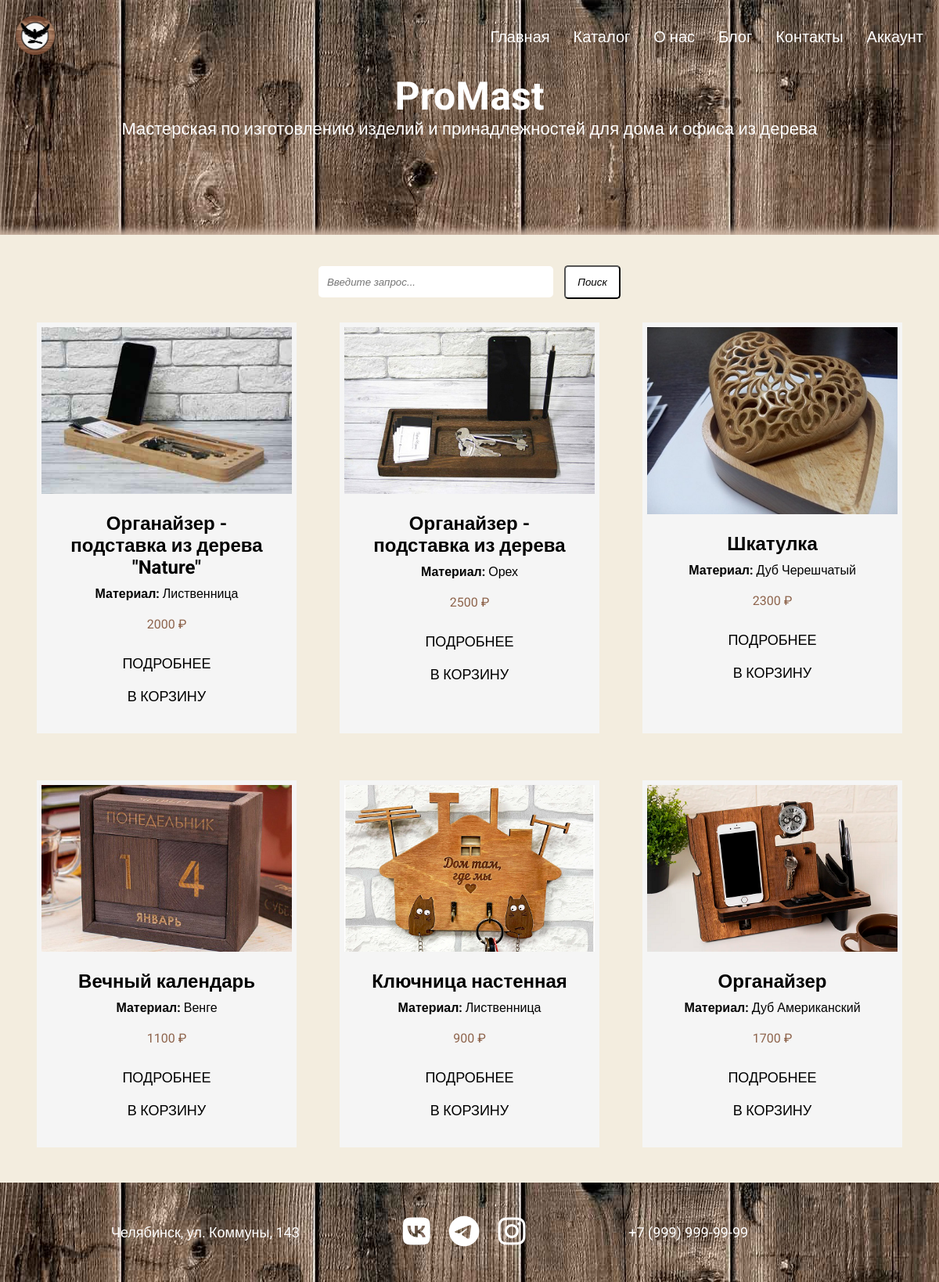
/catalog/, run on an earlier commit of the app's database.
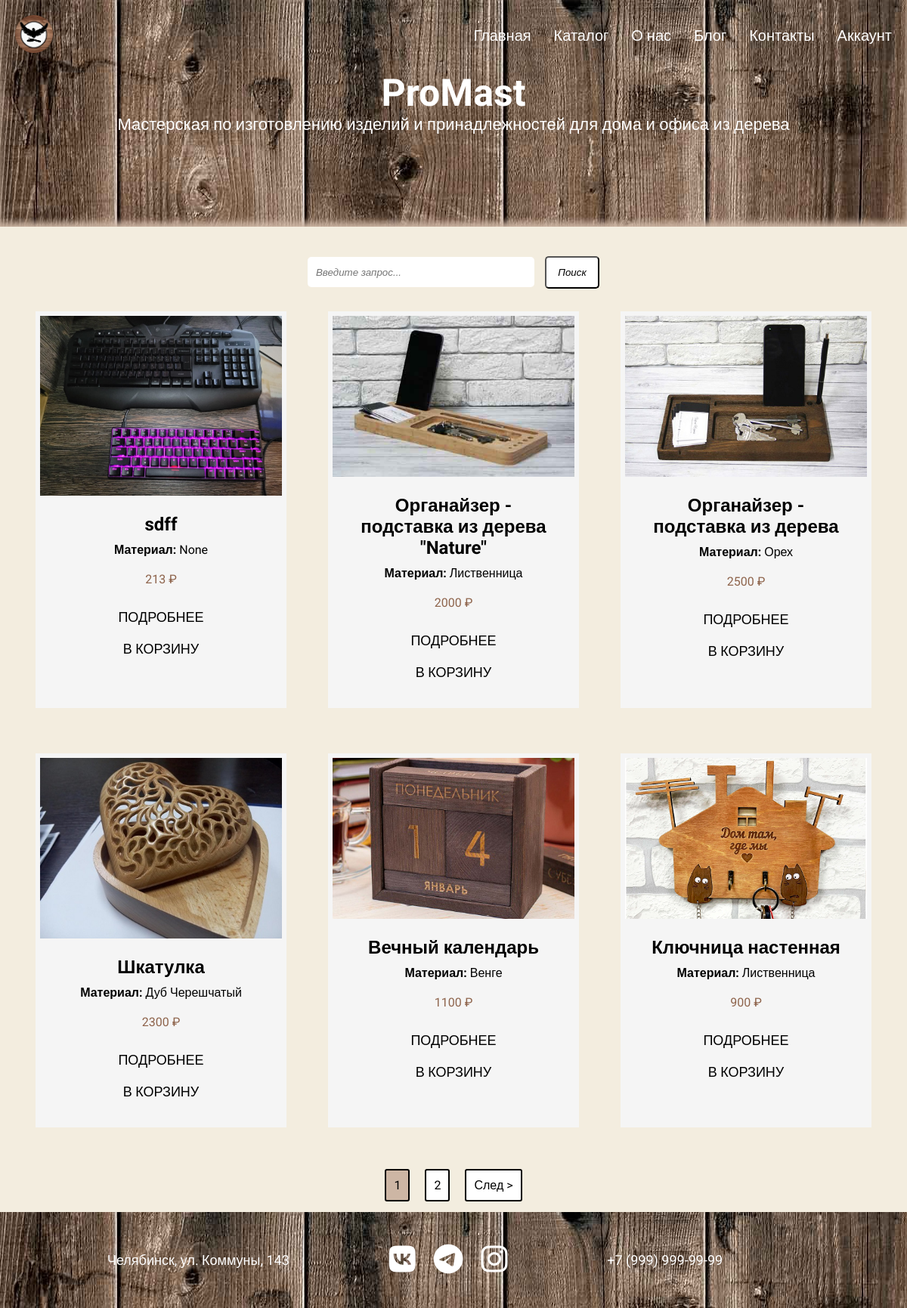
And on a later commit of the database.
### portfolio/models.py (models this page shows, shortened)
class Works(models.Model):
    title = models.CharField(max_length=100, verbose_name='Название')
    description = models.TextField(null=True, blank=True, verbose_name='Описание')
    image_1 = models.ImageField(upload_to='portfolio/%Y/%m/%d/', null=True, blank=True, verbose_name='Изображение 1')
    image_2 = models.ImageField(upload_to='portfolio/%Y/%m/%d/', null=True, blank=True, verbose_name='Изображение 2')
    image_3 = models.ImageField(upload_to='portfolio/%Y/%m/%d/', null=True, blank=True, verbose_name='Изображение 3')
    top_sales = models.ManyToManyField('Top', blank=True, verbose_name='Популярное')
    created = models.DateTimeField(auto_now_add=True, verbose_name='Дата публикации')
    price = models.IntegerField(default=0, verbose_name='Цена')
    material = models.CharField(max_length=100, null=True, blank=True, verbose_name='Материал')
    class Meta:
        ordering = ['-created']
        verbose_name = "Проект"
        verbose_name_plural = "Проекты"

### portfolio/views.py (the view)
# urls.py: path('catalog/', views.catalog, name='catalog'),
def catalog(request):
    works, search_query = search_works(request)
    custom_range, works = paginate_works(request, works, 6)
    context = {
        'works': works,
        'search_query': search_query,
        'custom_range': custom_range,
    }
    return render(request, 'portfolio/catalog.html', context)

### portfolio/utils.py (called while the page is built)
def search_works(request):
    search_query = ''
    if request.GET.get('search_query'):
        search_query = request.GET.get('search_query')
    works = Works.objects.distinct().filter(Q(title__icontains=search_query) |
                                            Q(material__icontains=search_query))
    return works, search_query

def paginate_works(request, works, results):
    page = request.GET.get('page', 1)
    paginator = Paginator(works, results, allow_empty_first_page=True)
    works = paginator.get_page(page)
    left_index = int(page) - 4
    if left_index < 1:
        left_index = 1
    right_index = int(page) + 5
    if right_index > paginator.num_pages:
        right_index = paginator.num_pages + 1
    custom_range = range(left_index, right_index)
    return custom_range, works

### portfolio/templates/portfolio/catalog.html
{% extends 'portfolio/base.html' %}
{% block content %}
<section class="block__search">
  <div class="container">
    <form id="search" class="form" action="{% url 'catalog' %}" method="get">
      <div class="form__field">
        <input class="input__text" type="text" name="search_query" value="{{search_query}}"
               placeholder=" Введите запрос..."/>
        <input class="search__btn" type="submit" value="Поиск"/>
      </div>
    </form>
  </div>
</section>
<section class="block__works">
  <div class="container">
    <div class="works">
      {% for work in works %}
      <div class="element">
        <div>
          <img src="{{ work.image_1.url }}" alt="image">
        </div>
        <div class="text">
          <h2>{{ work.title }}</h2>
          <p><span class="material">Материал:</span> {{ work.material }}</p>
          <p class="price">{{ work.price }} &#8381</p>
          <div class="btn">
            <a href="{% url 'work-main' work.id %}">Подробнее</a>
          </div>
          <div class="btn">
            <a href="">В корзину</a>
          </div>
        </div>
      </div>
      {% endfor %}
    </div>
  </div>
</section>
{% include 'portfolio/pagination.html' with queryset=works custom_range=custom_range %}
{% endblock %}

### portfolio/templates/portfolio/base.html (shortened to what this page needs)
<!DOCTYPE html>
{% load static %}
<html lang="en">
<head>
    <link rel="stylesheet" href="{% static 'css/style.css' %}">
</head>
<body>
<div class="wrapper">
    <header class="header">
        <div class="container">
            <div class="header__row">
                <a href="{% url 'home' %}" class="header__logo"><img src="{% static 'portfolio/logo.png' %}" alt=""></a>
                <div class="header__menu menu">
                    <nav class="menu__body">
                        <ul class="menu__list">
                            <li><a href="{% url 'home' %}" class="menu__link">Главная</a></li>
                            <li><a href="{% url 'catalog' %}" class="menu__link">Каталог</a></li>
                            <li><a href="{% url 'about' %}" class="menu__link">О нас</a></li>
                            <li><a href="{% url 'blog' %}" class="menu__link">Блог</a></li>
                            <li><a href="{% url 'contact' %}" class="menu__link">Контакты</a></li>
                            <li><a href="#" class="menu__link">Аккаунт</a></li>
                        </ul>
                    </nav>
                </div>
            </div>
            <div class="header__name">
                <div class="title">
                    <h1 class="name">ProMast</h1>
                    <p class="name_description">Мастерская по изготовлению изделий и принадлежностей для дома и офиса из дерева</p>
                </div>
            </div>
        </div>
    </header>
    <div class="content">
        {% block content %}
        {% endblock %}
    </div>
    <section class="footer">
        <div class="container">
            <div class="row">
                <div class="col-md-4">
                    <a href="#" class="map-marker">Челябинск, ул. Коммуны, 143</a>
                </div>
                <div class="col-md-4">
                    <p>
                        <a href="#" class="messenger"><i class="fa-brands fa-vk"></i></a>
                        <a href="#" class="messenger"><i class="fa-brands fa-telegram"></i></a>
                        <a href="#" class="messenger"><i class="fa-brands fa-instagram"></i></a>
                    </p>
                </div>
                <div class="col-md-4">
                    <a href="tel:+79999999999" class="mobile">+7 (999) 999-99-99</a>
                </div>
            </div>
        </div>
</section>
</div>
</body>
</html>

### portfolio/templates/portfolio/pagination.html (shortened to what this page needs)
{% if works.has_other_pages %}
<div class="paginator">
  <div class="container">
    <div class="center">
      <ul class="pagination">
        {% for page in custom_range %}
        {% if page == queryset.number %}
          <li><a href="?page={{page}}" class="btn2 btn--sub">{{ page }}</a></li>
        {% else %}
          <li><a href="?page={{page}}" class="btn2">{{ page }}</a></li>
        {% endif %}
        {% endfor %}
        {% if queryset.has_next %}
        <li><a href="?page={{queryset.next_page_number}}" class="btn2 page-link"
               data-page="{{queryset.next_page_number}}">След &gt;</a></li>
        {% endif %}
      </ul>
    </div>
  </div>
</div>
{% endif %}

### portfolio/static/css/style.css (style rules this page uses)
* { margin: 0; padding: 0; -webkit-box-sizing: border-box; box-sizing: border-box; }
body { height: 100%; font-family: 'Roboto', sans-serif; }
.wrapper { overflow: hidden; display: grid; grid-template-areas: "contact" "header" "content" "footer"; grid-template-rows: auto auto 1fr auto; min-height: 100vh; }
.name { font-size: 50px; font-family: 'Carter One', cursive; text-align: center; color: #fff; }
.name_description { text-align: center; color: #fff; font-size: 22px; }
.header { background-image: url(../portfolio/fon1.jpg); box-shadow: inset 0 -6px 10px #CDB6A4; width: 100%; min-height: 300px; }
.container { max-width: 1200px; margin: 0px auto; }
.header__row { padding: 20px; display: -webkit-box; display: -ms-flexbox; display: flex; -webkit-box-pack: justify; -ms-flex-pack: justify; justify-content: space-between; -webkit-box-align: center; -ms-flex-align: center; align-items: center; position: relative; }
.header__logo { text-decoration: none; }
.header__logo img { width: 50px; padding: 0; }
.menu__list { list-style-type: none; display: -webkit-box; display: -ms-flexbox; display: flex; gap: 30px; }
.menu__link { color: #fff; text-decoration: none; font-size: 20px; }
.block__works { background: #F3EDDF; }
.works { display: flex; flex-wrap: wrap; justify-content: space-evenly; padding: 0 0 15px; }
.element, .count { background: whitesmoke; border: 6px solid whitesmoke; margin: 30px 8px; }
.text { max-width: 320px; padding: 20px; box-sizing: border-box; }
.block__works img { max-width: 320px; }
.text h2 { text-align: center; margin-bottom: 10px; }
.text p { text-align: center; margin-bottom: 20px; }
.material { font-weight: bold; }
.price { color: #8E644C; font-size: 16px; }
.btn { text-align: center; padding: 10px 0; }
.btn a { font-size: 18px; color: #000; padding: 10px 5px; text-decoration: none; text-transform: uppercase; }
.block__search { background: #F3EDDF; }
.form__field { text-align: center; }
.input__text { width: 300px; height: 40px; margin: 15px 10px 0 0; background: #fff; border: #fff; font-style: italic; border-radius: 5px; padding: 0 0 0 7px; margin-top: 40px; }
.search__btn { background: #fff; padding: 12px 15px; border-radius: 5px; font-style: italic; }
.footer { background-image: url(../portfolio/fon1.jpg); width: 100%; align-items: center; margin-top: auto; padding: 30px; }
.row { display: flex; flex-wrap: wrap; align-items: center; justify-content:space-evenly; box-sizing: border-box; padding: 40px auto; }
.col-md-4 { padding: 10px; }
.messenger { padding: 0 10px; font-size: 40px; color: #fff; text-decoration: none; }
.mobile { text-decoration: none; color: #fff; font-size: 18px; }
.map-marker { text-decoration: none; color: #fff; font-size: 18px; }
.row:after { content: ""; display: table; clear: both; }
.paginator { background: #F3EDDF; }
.pagination { display: inline-block; padding: 0; margin: 0; }
.pagination li { display: inline; }
.btn2 { color: black; float: left; padding: 8px 16px; text-decoration: none; background: #fff; padding: 10px 10px; margin: 10px 10px; border: 2px solid #000; border-radius: 3px; }
.center { text-align: center; }
.btn--sub { background: #CDB6A4; }

What changed in the data, as far as the page shows it:
no longer on this page (row unchanged): Works: image_1 (picture), title "Органайзер", material "Дуб Американский", price "1700"
added Works: image_1 (picture), title "sdff", material "None", price "213"
Also different on the page:
new list line: "1"
new list line: "2"
text now shown: "След >"
